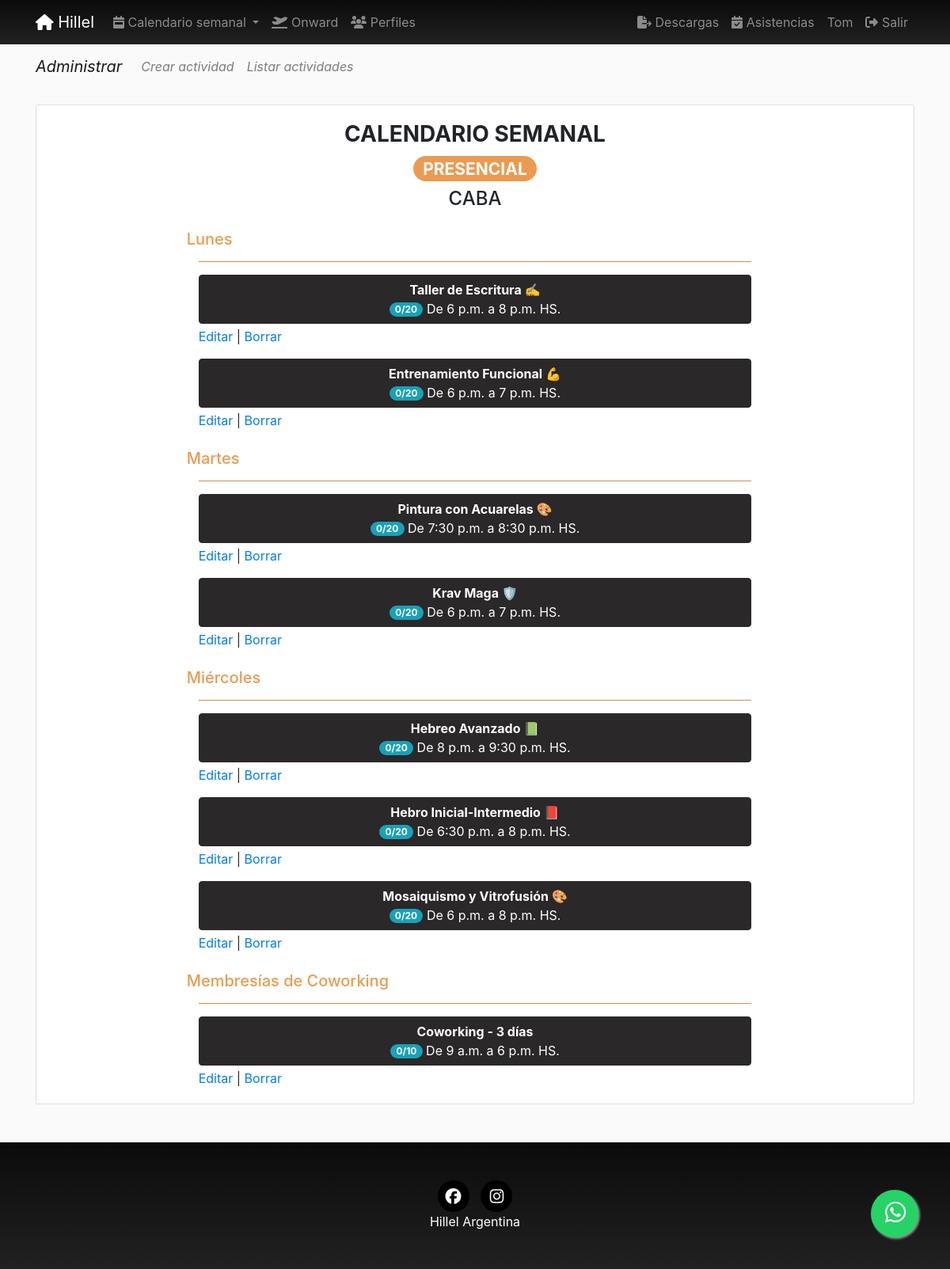
The page /pages/ (signed in) on the database as committed earlier.
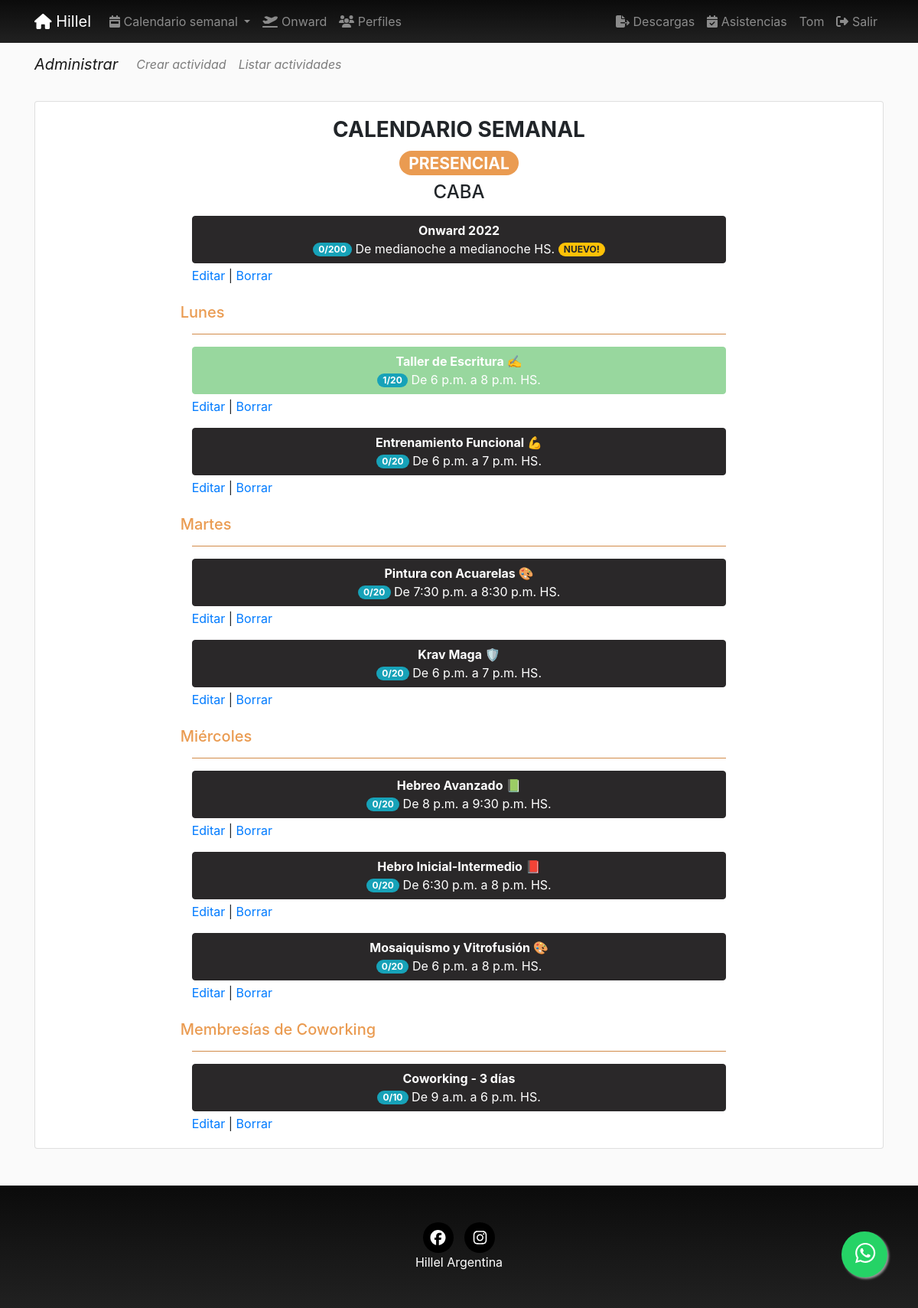
The same page on the database as committed later.
### location/models.py (models this page shows)
class Provincia(models.Model):
    title = models.CharField(verbose_name="Nombre", max_length=200)
    order = models.SmallIntegerField(verbose_name="Orden")
    created = models.DateTimeField(auto_now_add=True, verbose_name="Fecha de creación", blank=True, null=True)
    updated = models.DateTimeField(auto_now=True, verbose_name="Fecha de edición", blank=True, null=True)
    class Meta:
        verbose_name = "Provincia"
        verbose_name_plural = "Provincias"
        ordering = ['order']
    def __str__(self):
        return self.title

### pages/models.py (models this page shows, shortened)
class Day(models.Model):
    day = models.CharField(verbose_name="Día", max_length=200)
    order = models.SmallIntegerField(verbose_name="Orden", default=0)
    class Meta:
        verbose_name = "Día"
        verbose_name_plural = "Días"
        ordering = ['order']
    @property
    def HayActividadPresencial(self, **kwargs):
        pages = Page.objects.find(self, 0)
        if pages is None:
            return False
        return True
    def HayActividadPresencial_provincia(self, provincia):
        pages = Page.objects.find_provincia(self, 0, provincia)
        if pages is None:
            return False
        return True
    def __str__(self):
        return self.day

class Page(models.Model):
    title = models.CharField(verbose_name="Título", max_length=200)
    horaDesde = models.TimeField(verbose_name="Hora desde", null=True, blank=True, auto_now=False, auto_now_add=False,)
    horaHasta = models.TimeField(verbose_name="Hora hasta", null=True, blank=True, auto_now=False, auto_now_add=False,)
    description = RichTextField(verbose_name="Descripción", null=True, blank=True)
    textoExtraMail = RichTextField(verbose_name="Texto extra del mail", null=True, blank=True)
    flyer = models.ImageField(upload_to=custom_upload_to,
                              null=True, blank=True)
    dia = models.ForeignKey(Day, verbose_name='dia', null=True, on_delete=models.CASCADE)
    cupo = models.SmallIntegerField(verbose_name="Cupo", default=0)
    modalidad = BooleanField(verbose_name="Online", default=0)
    nuevo = BooleanField(verbose_name="Nuevo", default=0)
    activa = BooleanField(verbose_name="Activa", default=1)
    categories = models.ManyToManyField(Category, verbose_name='categorias', related_name='get_pages', blank=True)
    provincia = models.ForeignKey(Provincia, on_delete=models.CASCADE, null=True, blank=True)
    responsable = models.ForeignKey(Responsable, on_delete=models.CASCADE, null=True, blank=True)
    colaborador = models.ForeignKey(Colaborador, on_delete=models.CASCADE, null=True, blank=True)
    secreta = BooleanField(verbose_name="Tiene clave?", default=0)
    clave = models.CharField(verbose_name="Clave", null=True, blank=True, default="", max_length=200)
    objects = PagesManager()
    created = models.DateTimeField(auto_now_add=True, verbose_name="Fecha de creación", blank=True, null=True)
    updated = models.DateTimeField(auto_now=True, verbose_name="Fecha de edición", blank=True, null=True)
    class Meta:
        verbose_name = "actividad"
        verbose_name_plural = "actividades"
        ordering = ['dia__order', 'horaDesde', '-title']
    @property
    def Qanotados(self):
        subscripcion = Subscription.objects.find_page(self)
        if subscripcion is None:
            return 0
        if len(subscripcion) > 0:
            return subscripcion.count()
        return 0

### pages/views.py (the view)
# urls.py: path('', PageList.as_view(), name='pages'),
class PageList(ListView):
    model = Page
    def get_context_data(self, **kwargs):
        context = super().get_context_data(**kwargs)
        context['days'] = Day.objects.all()
        if self.request.user.is_anonymous:
            provincia = None  # Provincia.objects.get(title="CABA")
        else:
            profile = Profile.objects.get_or_create(user=self.request.user)
            if profile is None:
                provincia = None  # Provincia.objects.get(title="CABA")
            else:
                provincia = self.request.user.profile.provincia
        context['provincia'] = provincia
        for day in context['days']:
            if provincia is None:
                day.mostrar = day.HayActividadPresencial
            else:
                day.mostrar = Day.HayActividadPresencial_provincia(day, provincia)
        if len(self.kwargs) > 0:
            context['modalidad'] = self.kwargs['modalidad']
        else:
            context['modalidad'] = 0
        context['modalidadStr'] = 'presencial' if context['modalidad'] == 0 else 'online'
        return context

### pages/models.py (called while the page is built)
    def find(self, dia, modalidad):
        queryset = self.filter(modalidad=modalidad, dia=dia, activa=True)
        if len(queryset) > 0:
            return queryset
        return None

    def find_provincia(self, dia, modalidad, provincia):
        queryset = self.filter(modalidad=modalidad, dia=dia, activa=True, provincia=provincia)
        if len(queryset) > 0:
            return queryset
        return None

    def find(self, user):
        queryset = self.filter(user=user)
        if len(queryset) > 0:
            return queryset[0]
        return None

    def find_page(self, page):
        queryset = self.filter(pages=page)
        if len(queryset) > 0:
            return queryset
        return None

### profiles/processors.py (called while the page is built)
def ctx_dict(request):
    ctx = {}
    bitajon = False
    if request.user.groups.filter(name="BITAJON").count():
        bitajon = True
    ctx["bitajon"] = bitajon
    return ctx

### registration/models.py (called while the page is built)
    @property
    def subscription(self):
        subscription = Subscription.objects.find(self.user)
        if subscription is None:
            return
        if subscription.pages is None:
            return
        return subscription.pages.all()

### social/models.py (called while the page is built)
    def __str__(self):
        return self.numero

### social/processors.py (called while the page is built)
def ctx_dict(request):
    ctx = {}
    links = Link.objects.all()
    for link in links:
        ctx[link.key] = link.url
    whatsapp = Whatsapp.objects.all().first()
    ctx['whatsappHillel'] = whatsapp
    return ctx

### pages/templates/pages/page_list.html (shortened to what this page needs)
{% extends 'core/base.html' %}
{% load static %}
{% block content %}
  {% include 'pages/includes/pages_menu.html' %}
  <main role="main">
    <div class="container"    >
      <div class="card mx-auto border-1 mb-5"    >
          <div class="card-body mx-auto col-md-8"  >
            <h3  class="text-center font-weight-bold">CALENDARIO SEMANAL</h3>
            <h3 class="text-center">
            {% if modalidad  %}
              <a href="{% url 'pages:pages' 0 %}" class="text-center badge badge-pill text-white badge-online">ONLINE</a>
              {% else %}
              <a href="{% url 'pages:pages' 1 %}" class="text-center badge badge-pill text-white badge-presencial">PRESENCIAL</a>
              <h4 class="text-center">{%if request.user.profile.provincia is not None  %} {{provincia}} {% else %} Argentina {% endif %}</h4>
              {% endif %}
            </h3>
            {% for day in days %}
            {% if modalidad == 0 and day.HayActividadPresencial or modalidad == 1 and day.HayActividadOnline %}
              {% if day.mostrar and modalidad == 0 or modalidad == 1  %}
              <div class="row mt-4">
                  <h5 class="mb-0 text-{{modalidadStr}}">{{day}}</h5>
                </div>
                <hr class="hr-{{modalidadStr}}">
              {% endif %}
            {% endif %}
              {% for page in page_list|dictsort:"id" reversed %}
                {% if day == page.dia  and modalidad == page.modalidad and page.activa %}
                  {% if modalidad == 1 or modalidad == 0 and request.user.profile.provincia == page.provincia or page.provincia is None or request.user.profile.provincia is None %}
                    <div class="row mt-3">
                      <div class="col-md-12 ">
                        {% if page in request.user.profile.subscription %}
                          <a class="btn btn-{{modalidadStr}} btn-block text-center"  href="{% url 'pages:page' page.id page.title|slugify %}">
                        {% else %}
                          <a class="btn btn-dark btn-block text-center" href="{% url 'pages:page' page.id page.title|slugify %}">
                        {% endif %}
                          <dl class="mb-0" style="white-space: normal; ">
                          <dt class="mb-0 text-center">
                        {{page.title}}
                          </dt>
                        <dd class=" mb-0 text-center">
                        {% if request.user.is_staff %}
                          <span class="text-left badge badge-pill badge-info">{{page.Qanotados}}/{{page.cupo}}</span>
                        {% endif %}
                        De {{page.horaDesde}}
                        {% if page.horaHasta != None %}
                        a {{page.horaHasta}}
                        {% endif %}
                        HS.
                            {% if page.nuevo %}
                              <span class="badge badge-pill badge-warning ">NUEVO!</span>
                            {% endif %}
                          </dd>
                          </dl>
                        </a>
                      </div>
                    </div>
                    {% if request.user.is_staff %}
                      <div class="row mt-1">
                        <div class="col-md-8">
                          <a href="{% url 'pages:update' page.id %}">Editar</a>
                          | <a href="{% url 'pages:delete' page.id %}">Borrar</a>
                        </div>
                      </div>
                    {% endif %}
                  {% endif %}
                {% endif %}
              {% endfor %}
            {% endfor %}
          </div>
        </div>
      </div>
  </main>
{% endblock %}

### core/templates/core/base.html (shortened to what this page needs)
<!DOCTYPE html>
<html lang="es">
  <head>
    {% load static %}
    <link href="{% static 'core/vendor/bootstrap/css/bootstrap.min.css' %}" rel="stylesheet">
    <link href="{% static 'core/css/main.css' %}" rel="stylesheet">
  </head>
  <body class="fondo" >
    <body>
      <nav class="navbar navbar-expand-lg navbar-dark bg-dark sticky-top footer-sample">
        <div class="container">
          <a class="navbar-brand" href="{% url 'home' %}">
            <i class="fas fa-home"></i>
            Hillel</a>
          <div class="collapse navbar-collapse" id="ned">
            <ul class="navbar-nav mr-auto">
                <li class="nav-item dropdown">
                <a class="nav-link dropdown-toggle" href="#" id="navbardrop" data-toggle="dropdown">
                  <i class="fas fa-calendar-week"></i>
                Calendario semanal
                </a>
                </li>
                 <li class="nav-item">
                <a class="nav-link" href="{% url 'pages:onward' %}">
                 <i class="fas fa-plane-departure"></i>
                  Onward</a>
              </li>
                   {% if request.user.is_staff %}
                 <li class="nav-item">
                <a class="nav-link" href="{% url 'profiles:list' %}">
                  <i class="fas fa-users"></i>
                  Perfiles</a>
              </li>
                {% endif %}
            </ul>
            <ul class="navbar-nav">
            {% if request.user.is_staff %}
              <li class="nav-item">
                <a class="nav-link " href="{% url 'pages:exportar' %}">
                  <i class="fa fa-file-export"></i>
                  Descargas</a>
              </li>
            {% endif %}
            {% if request.user.is_staff or bitajon %}
              <li class="nav-item">
                <a class="nav-link" href="{% url 'pages:asistencia' 0 %}">
                  <i class="fas fa-calendar-check"></i>
                  Asistencias</a>
              </li>
            {% endif %}
            {% if not request.user.is_authenticated %}
              <li class="nav-item">
                <a class="nav-link" href="{% url 'login' %}">
                  <i class="fas fa-sign-in-alt"></i>
                  Acceder</a>
              </li>
                <li class="nav-item">
                <a class="nav-link" href="{% url 'signup' %}">
                  <i class="fas fa-user-plus"></i>
                  Registrarse</a>
              </li>
              {% else %}
              <li class="nav-item">
                <a class="nav-link" href="{% url 'home' %}"> {{request.user}}</a>
              </li>
              <li class="nav-item">
                <a class="nav-link" href="{% url 'logout' %}">
                  <i class="fas fa-sign-out-alt"></i>
                  Salir</a>
              </li>
              {% endif %}
            </ul>
          </div>
        </div>
      </nav>
      {% block content %}{% endblock %}
      <a id="whatsapp" href="https://wa.me/+549{{whatsappHillel}}" class="float badge badge-pill" target="_blank" data-toggle="tooltipW" title="Whatsapp">
        <i class="fab fa-whatsapp my-float"></i>
      </a>
    <footer class="footer text-faded text-center py-5 footer-sample ">
      <div class="container">
        <p class="m-0">
        {% if LINK_FACEBOOK %}
            <a href="{{LINK_FACEBOOK}}" class="link">
              <span class="fa-stack fa-lg ">
                <i class="fas fa-circle fa-stack-2x" style="color:black"></i>
                <i class="fab fa-facebook fa-stack-1x fa-inverse"></i>
              </span>
            </a>
              {% endif %}
             {% if LINK_INSTAGRAM %}
            <a href="{{LINK_INSTAGRAM}}" class="link">
              <span class="fa-stack fa-lg">
                <i class="fas fa-circle fa-stack-2x" style="color:black"></i>
                <i class="fab fa-instagram fa-stack-1x fa-inverse"></i>
              </span>
            </a>
              {% endif %}
    </div>
      <p class="m-0 mbt1" style="color:white">Hillel Argentina</p>
    </footer>
  </body>
</html>

### pages/templates/pages/includes/pages_menu.html (shortened to what this page needs)
{% load static %}
<link href="{% static 'pages/css/custom_ckeditor.css' %}" rel="stylesheet">
{% if request.user.is_staff %}
<nav class="navbar navbar-expand-lg navbar-light ">
  <div class="container">
    <a class="navbar-brand" href="{% url 'admin:index' %}"><i>Administrar</i></a>
    <div class="collapse navbar-collapse" id="nep">
      <ul class="navbar-nav mr-auto">
        <li class="nav-item">
          <a class="nav-link" href="{% url 'pages:create' %}"><i>Crear actividad</i></a>
        </li>
      <li class="nav-item">
          <a class="nav-link" href="{% url 'pages:pages' 0 %}"><i>Listar actividades</i></a>
        </li>
      </ul>
    </div>
  </div>
</nav>
{% endif %}

### core/static/core/css/main.css (style rules this page uses)
main { padding-top: 20px; }
:root { --jumbotron-padding-y: 3rem; }
footer { padding-top: 3rem; padding-bottom: 3rem; }
footer p { margin-bottom: .25rem; }
html { overflow: scroll; }
body { min-height:100vh; margin:0; position:relative; }
body { position: relative; }
body::after { content: ''; display: block; height: 160px; }
footer { position: absolute; bottom: 0; width: 100%; height: 160px; }
.float { position:fixed; width:60px; height:60px; bottom:40px; right:40px; background-color:#25d366; color:#FFF; border-radius:50px; text-align:center; font-size:30px; box-shadow: 2px 2px 3px #999; z-index:100; }
.my-float { margin-top:5px; }
.footer-sample { background-color: #2a2829; background-color: #212121; background-image: -webkit-gradient(linear,left top,left bottom,color-stop(0%,#0b0b0b),color-stop(100%,#212121)) }
.fondo { background-color: rgba(var(--b3f,250,250,250),1); }
.badge-presencial { color: #fff; background-color: rgb(234, 155, 81); }
.btn-presencial { color: #fff; background-color: rgb(152, 215, 158) ; border-color: rgb(152, 215, 158) ; }
.text-presencial { color: rgb(234, 155, 81) !important; }
.hr-presencial { background-color: rgb(234, 155, 81); }
ul { list-style-type: none; }

Rows that differ between the two databases and show on the page:
added Page: title "Onward 2022", Qanotados "0", cupo "200", horaDesde "medianoche", horaHasta "medianoche", nuevo "NUEVO!"
computed for Page "Taller de Escritura ✍️": Qanotados "0" → "1"
